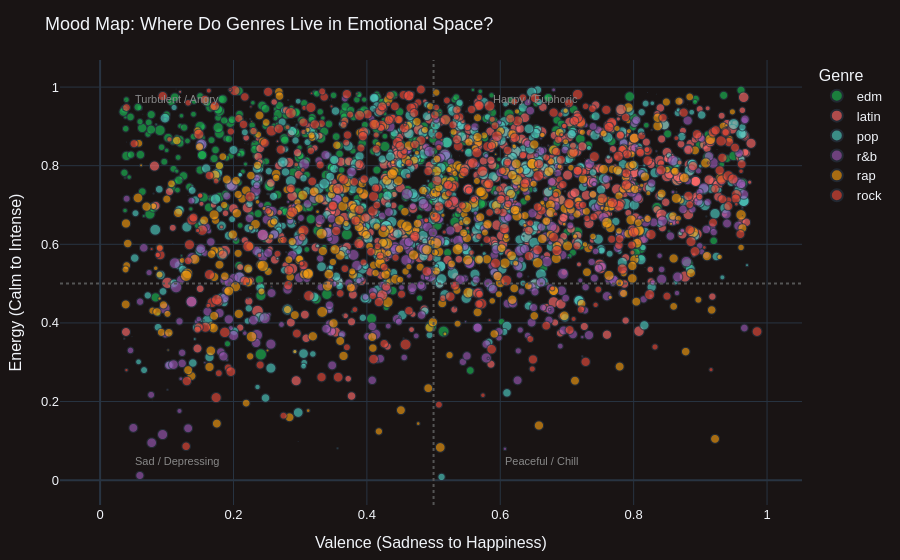

Here is the notebook cell this chart was saved with:
### Markdown cell above
## 7. Mood Map вЂ” Energy vs Valence

### Code cell
sample = df.sample(3000, random_state=42)

fig = px.scatter(
    sample, x='valence', y='energy',
    color='playlist_genre', color_discrete_map=PALETTE,
    size='track_popularity', size_max=12, opacity=0.65,
    hover_data={'track_name': True, 'track_artist': True,
                'valence': ':.2f', 'energy': ':.2f', 'track_popularity': True},
    labels={'valence': 'Valence (Sadness to Happiness)', 'energy': 'Energy (Calm to Intense)'},
    title='Mood Map: Where Do Genres Live in Emotional Space?',
    category_orders={'playlist_genre': GENRE_ORDER},
)
for x, y, text, align in [
    (0.05, 0.97, 'Turbulent / Angry', 'left'),
    (0.72, 0.97, 'Happy / Euphoric', 'right'),
    (0.05, 0.05, 'Sad / Depressing', 'left'),
    (0.72, 0.05, 'Peaceful / Chill', 'right'),
]:
    fig.add_annotation(x=x, y=y, text=text, showarrow=False,
                       font=dict(size=11, color='#888'), xanchor=align)
fig.add_hline(y=0.5, line_dash='dot', line_color='#555')
fig.add_vline(x=0.5, line_dash='dot', line_color='#555')
fig.update_layout(height=560, legend_title_text='Genre', **LAYOUT_DEFAULTS)
fig.show()

### Figure 1 — Plotly figure (JSON) as saved in the notebook; plotly's stock layout.template omitted (floating-point values rounded to 4 significant figures; data arrays with more than 128 entries replaced by an {"elided": "..."} marker saying what was removed)
{"data": [{"customdata": {"elided": "543x3 mixed values"}, "hovertemplate": "playlist_genre=edm<br>Valence (Sadness to Happiness)=%{x:.2f}<br>Energy (Calm to Intense)=%{y:.2f}<br>track_popularity=%{customdata[2]}<br>track_name=%{customdata[0]}<br>track_artist=%{customdata[1]}<extra></extra>", "legendgroup": "edm", "marker": {"color": "#1DB954", "opacity": 0.65, "size": {"elided": "543 int values"}, "sizemode": "area", "sizeref": 0.6875, "symbol": "circle"}, "mode": "markers", "name": "edm", "showlegend": true, "type": "scattergl", "x": {"elided": "543 float values"}, "xaxis": "x", "y": {"elided": "543 float values"}, "yaxis": "y"}, {"customdata": {"elided": "484x3 mixed values"}, "hovertemplate": "playlist_genre=latin<br>Valence (Sadness to Happiness)=%{x:.2f}<br>Energy (Calm to Intense)=%{y:.2f}<br>track_popularity=%{customdata[2]}<br>track_name=%{customdata[0]}<br>track_artist=%{customdata[1]}<extra></extra>", "legendgroup": "latin", "marker": {"color": "#FF6B6B", "opacity": 0.65, "size": {"elided": "484 int values"}, "sizemode": "area", "sizeref": 0.6875, "symbol": "circle"}, "mode": "markers", "name": "latin", "showlegend": true, "type": "scattergl", "x": {"elided": "484 float values"}, "xaxis": "x", "y": {"elided": "484 float values"}, "yaxis": "y"}, {"customdata": {"elided": "506x3 mixed values"}, "hovertemplate": "playlist_genre=pop<br>Valence (Sadness to Happiness)=%{x:.2f}<br>Energy (Calm to Intense)=%{y:.2f}<br>track_popularity=%{customdata[2]}<br>track_name=%{customdata[0]}<br>track_artist=%{customdata[1]}<extra></extra>", "legendgroup": "pop", "marker": {"color": "#4ECDC4", "opacity": 0.65, "size": {"elided": "506 int values"}, "sizemode": "area", "sizeref": 0.6875, "symbol": "circle"}, "mode": "markers", "name": "pop", "showlegend": true, "type": "scattergl", "x": {"elided": "506 float values"}, "xaxis": "x", "y": {"elided": "506 float values"}, "yaxis": "y"}, {"customdata": {"elided": "469x3 mixed values"}, "hovertemplate": "playlist_genre=r&b<br>Valence (Sadness to Happiness)=%{x:.2f}<br>Energy (Calm to Intense)=%{y:.2f}<br>track_popularity=%{customdata[2]}<br>track_name=%{customdata[0]}<br>track_artist=%{customdata[1]}<extra></extra>", "legendgroup": "r&b", "marker": {"color": "#9B59B6", "opacity": 0.65, "size": {"elided": "469 int values"}, "sizemode": "area", "sizeref": 0.6875, "symbol": "circle"}, "mode": "markers", "name": "r&b", "showlegend": true, "type": "scattergl", "x": {"elided": "469 float values"}, "xaxis": "x", "y": {"elided": "469 float values"}, "yaxis": "y"}, {"customdata": {"elided": "534x3 mixed values"}, "hovertemplate": "playlist_genre=rap<br>Valence (Sadness to Happiness)=%{x:.2f}<br>Energy (Calm to Intense)=%{y:.2f}<br>track_popularity=%{customdata[2]}<br>track_name=%{customdata[0]}<br>track_artist=%{customdata[1]}<extra></extra>", "legendgroup": "rap", "marker": {"color": "#F39C12", "opacity": 0.65, "size": {"elided": "534 int values"}, "sizemode": "area", "sizeref": 0.6875, "symbol": "circle"}, "mode": "markers", "name": "rap", "showlegend": true, "type": "scattergl", "x": {"elided": "534 float values"}, "xaxis": "x", "y": {"elided": "534 float values"}, "yaxis": "y"}, {"customdata": {"elided": "464x3 mixed values"}, "hovertemplate": "playlist_genre=rock<br>Valence (Sadness to Happiness)=%{x:.2f}<br>Energy (Calm to Intense)=%{y:.2f}<br>track_popularity=%{customdata[2]}<br>track_name=%{customdata[0]}<br>track_artist=%{customdata[1]}<extra></extra>", "legendgroup": "rock", "marker": {"color": "#E74C3C", "opacity": 0.65, "size": {"elided": "464 int values"}, "sizemode": "area", "sizeref": 0.6875, "symbol": "circle"}, "mode": "markers", "name": "rock", "showlegend": true, "type": "scattergl", "x": {"elided": "464 float values"}, "xaxis": "x", "y": {"elided": "464 float values"}, "yaxis": "y"}], "layout": {"annotations": [{"font": {"color": "#888", "size": 11}, "showarrow": false, "text": "Turbulent / Angry", "x": 0.05, "xanchor": "left", "y": 0.97}, {"font": {"color": "#888", "size": 11}, "showarrow": false, "text": "Happy / Euphoric", "x": 0.72, "xanchor": "right", "y": 0.97}, {"font": {"color": "#888", "size": 11}, "showarrow": false, "text": "Sad / Depressing", "x": 0.05, "xanchor": "left", "y": 0.05}, {"font": {"color": "#888", "size": 11}, "showarrow": false, "text": "Peaceful / Chill", "x": 0.72, "xanchor": "right", "y": 0.05}], "font": {"family": "Arial", "size": 13}, "height": 560, "legend": {"itemsizing": "constant", "title": {"text": "Genre"}, "tracegroupgap": 0}, "margin": {"b": 40, "l": 60, "r": 40, "t": 60}, "paper_bgcolor": "#191414", "plot_bgcolor": "#191414", "shapes": [{"line": {"color": "#555", "dash": "dot"}, "type": "line", "x0": 0, "x1": 1, "xref": "x domain", "y0": 0.5, "y1": 0.5, "yref": "y"}, {"line": {"color": "#555", "dash": "dot"}, "type": "line", "x0": 0.5, "x1": 0.5, "xref": "x", "y0": 0, "y1": 1, "yref": "y domain"}], "title": {"text": "Mood Map: Where Do Genres Live in Emotional Space?"}, "xaxis": {"anchor": "y", "domain": [0, 1], "title": {"text": "Valence (Sadness to Happiness)"}}, "yaxis": {"anchor": "x", "domain": [0, 1], "title": {"text": "Energy (Calm to Intense)"}}}}
